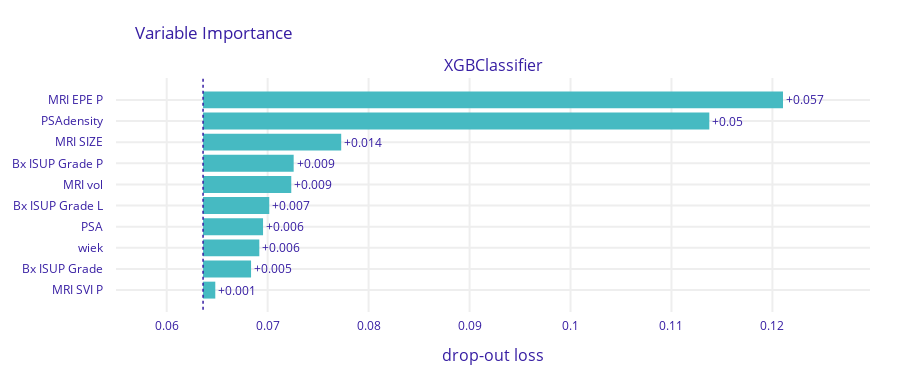

This figure's notebook cell:
### Code cell
X = df[numerical_cols + categorical_cols]
y = df[target_col]

param_grid = {
    'classifier__learning_rate': [0.05, 0.1, 0.2],
    'classifier__n_estimators': [200, 400, 800],
    'classifier__max_depth': [3, 6, 9],
    'classifier__subsample': [0.8, 0.9, 1.0],
    'classifier__colsample_bytree': [0.8, 0.9, 1.0],
    'classifier__gamma': [0, 0.1, 0.2]
}

model = XGBClassifier(random_state=2)
#brier score and tuning test split = 0.2
y_true, y_pred, y_pred_probs, false_positive_rate, true_positive_rate, total_roc_auc, trained_model, best_params = train_and_evaluate_model(model, X, y, numerical_cols, categorical_cols, n_folds=5, tune_params=True, param_grid=param_grid, tuning_scoring='neg_brier_score', tuning_test_size=0.2)
untrained_model = model.set_params(**best_params)

plot_roc(false_positive_rate, true_positive_rate, total_roc_auc)
plot_confusion_matrix(y_true, y_pred)
plot_feature_importances(trained_model, X, y)
plot_discrimination_threshold(untrained_model, X, y)

### Figure 1 — Plotly figure (JSON) as saved in the notebook; plotly's stock layout.template omitted (floating-point values rounded to 4 significant figures)
{"data": [{"base": 0.0636, "hoverinfo": "text", "hoverlabel": {"bgcolor": "rgba(0,0,0,0.8)"}, "hovertext": ["Model: XGBClassifier loss after<br>variable: MRI EPE P is permuted: 0.121<br>Drop-out loss change: +0.057", "Model: XGBClassifier loss after<br>variable: PSAdensity is permuted: 0.114<br>Drop-out loss change: +0.05", "Model: XGBClassifier loss after<br>variable: MRI SIZE is permuted: 0.077<br>Drop-out loss change: +0.014", "Model: XGBClassifier loss after<br>variable: Bx ISUP Grade P is permuted: 0.073<br>Drop-out loss change: +0.009", "Model: XGBClassifier loss after<br>variable: MRI vol is permuted: 0.072<br>Drop-out loss change: +0.009", "Model: XGBClassifier loss after<br>variable: Bx ISUP Grade L is permuted: 0.07<br>Drop-out loss change: +0.007", "Model: XGBClassifier loss after<br>variable: PSA is permuted: 0.07<br>Drop-out loss change: +0.006", "Model: XGBClassifier loss after<br>variable: wiek is permuted: 0.069<br>Drop-out loss change: +0.006", "Model: XGBClassifier loss after<br>variable: Bx ISUP Grade is permuted: 0.068<br>Drop-out loss change: +0.005", "Model: XGBClassifier loss after<br>variable: MRI SVI P is permuted: 0.065<br>Drop-out loss change: +0.001"], "marker": {"color": "#46bac2"}, "orientation": "h", "showlegend": false, "text": ["+0.057", "+0.05", "+0.014", "+0.009", "+0.009", "+0.007", "+0.006", "+0.006", "+0.005", "+0.001"], "textposition": "outside", "type": "bar", "x": [0.05744, 0.05014, 0.01368, 0.008975, 0.008737, 0.006557, 0.005943, 0.005572, 0.004754, 0.001212], "xaxis": "x", "y": ["MRI EPE P", "PSAdensity", "MRI SIZE", "Bx ISUP Grade P", "MRI vol", "Bx ISUP Grade L", "PSA", "wiek", "Bx ISUP Grade", "MRI SVI P"], "yaxis": "y"}], "layout": {"annotations": [{"font": {"size": 16}, "showarrow": false, "text": "XGBClassifier", "x": 0.5, "xanchor": "center", "xref": "paper", "y": 1, "yanchor": "bottom", "yref": "paper"}, {"font": {"size": 16}, "showarrow": false, "text": "drop-out loss", "x": 0.5, "xanchor": "center", "xref": "paper", "y": 0, "yanchor": "top", "yref": "paper", "yshift": -30}], "font": {"color": "#371ea3"}, "height": 383, "margin": {"b": 71, "r": 30, "t": 78}, "shapes": [{"line": {"color": "#371ea3", "dash": "dot", "width": 1.5}, "type": "line", "x0": 0.0636, "x1": 0.0636, "xref": "x", "y0": -1, "y1": 10, "yref": "y"}], "title": {"text": "Variable Importance", "x": 0.15}, "xaxis": {"anchor": "y", "automargin": true, "domain": [0, 1], "fixedrange": true, "gridwidth": 2, "range": [0.05498, 0.1297], "tickcolor": "white", "ticklen": 3, "ticks": "outside", "type": "linear", "zeroline": false}, "yaxis": {"anchor": "x", "automargin": true, "autorange": "reversed", "domain": [0, 1], "fixedrange": true, "gridwidth": 2, "tickcolor": "white", "ticklen": 10, "ticks": "outside", "type": "category"}}}
